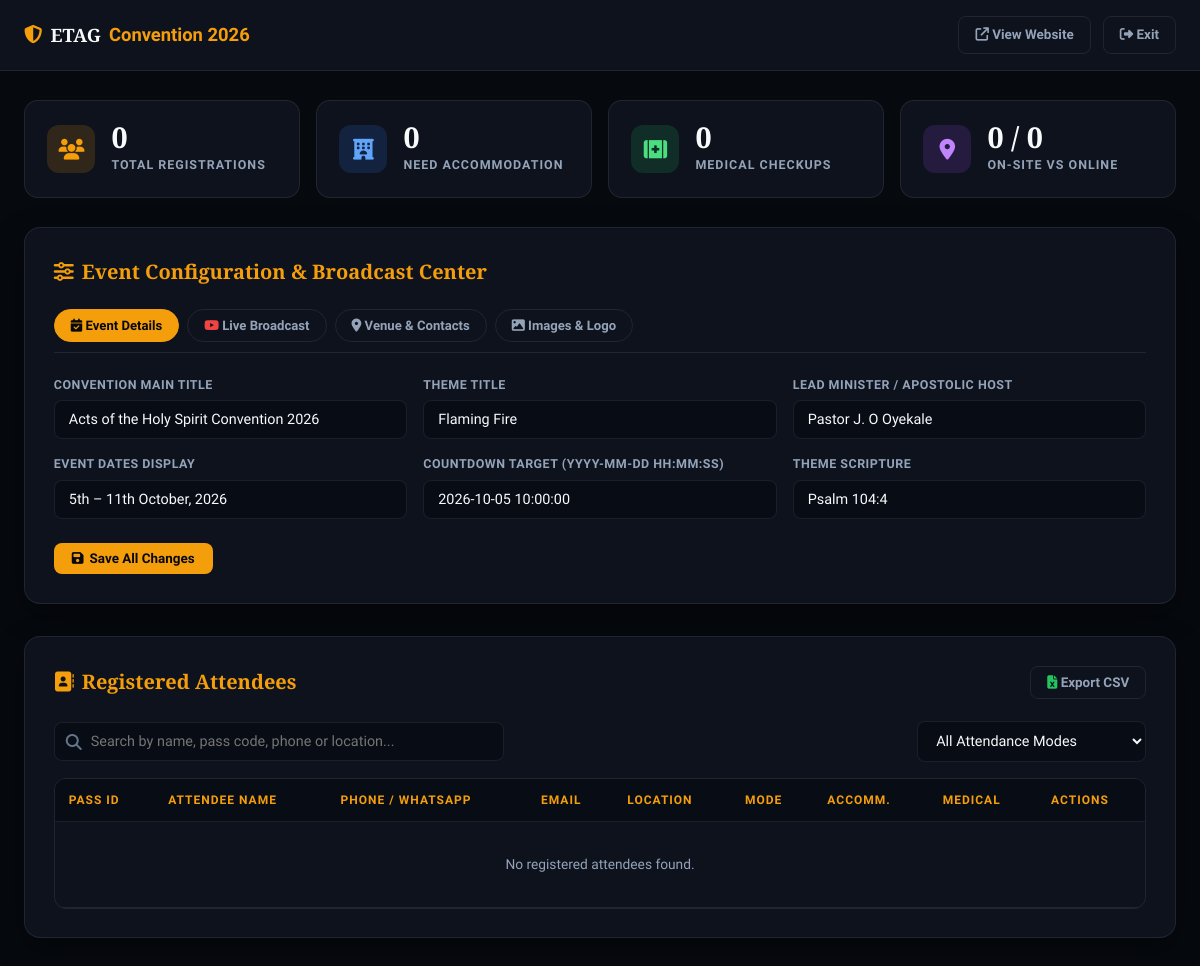
The app's page /admin.php, older data.
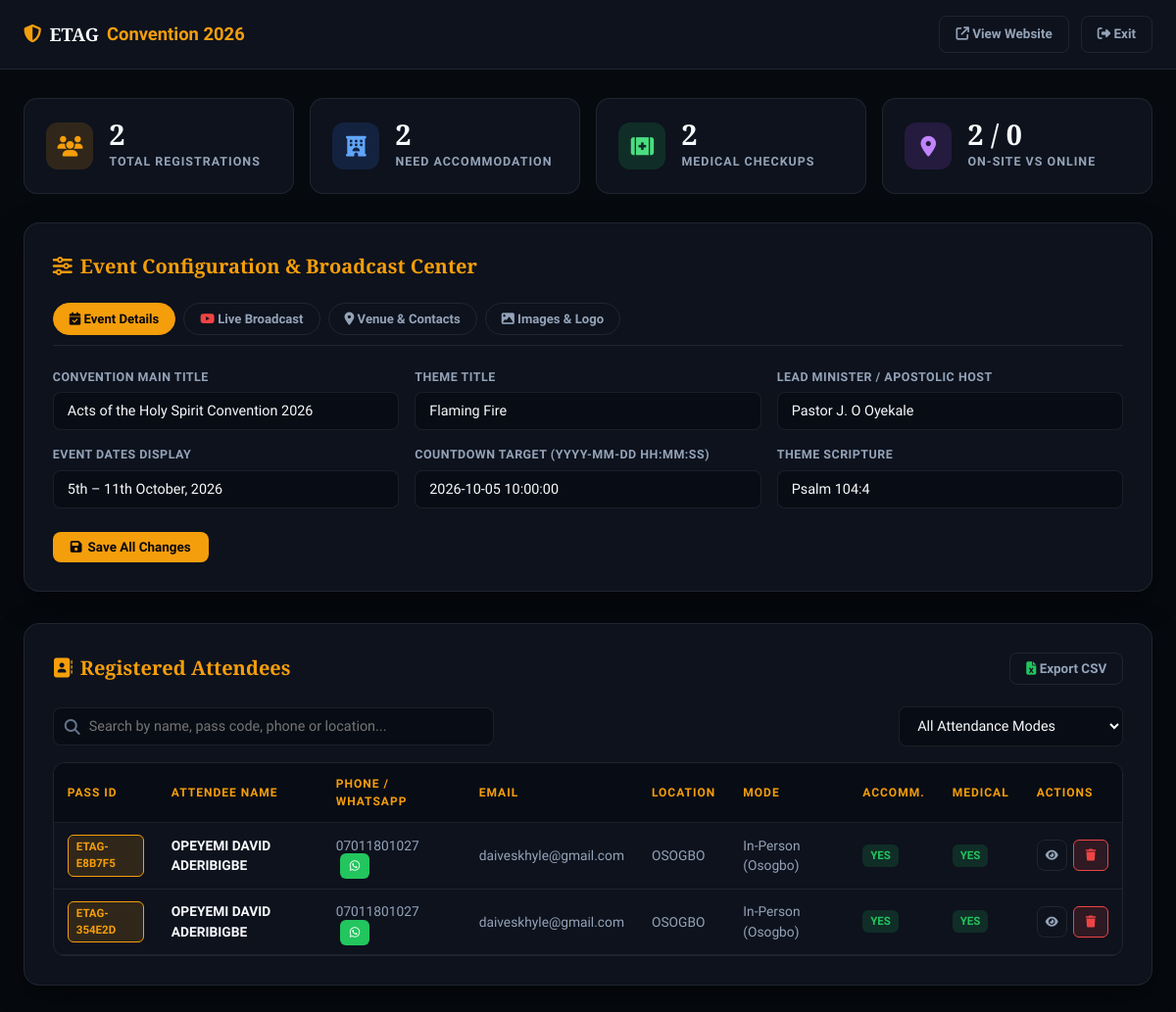
The same page, newer data.
### tables this page shows
CREATE TABLE `registrations` (
  `id` int(11) NOT NULL AUTO_INCREMENT,
  `reg_code` varchar(20) NOT NULL,
  `fullname` varchar(150) NOT NULL,
  `email` varchar(150) NOT NULL,
  `phone` varchar(25) NOT NULL,
  `gender` enum('Male','Female') NOT NULL,
  `location` varchar(150) NOT NULL,
  `attendance_mode` enum('In-Person (Osogbo)','Online Stream') DEFAULT 'In-Person (Osogbo)',
  `needs_accommodation` enum('Yes','No') DEFAULT 'No',
  `medical_support` enum('Yes','No') DEFAULT 'No',
  `prayer_request` text DEFAULT NULL,
  `created_at` timestamp NOT NULL DEFAULT current_timestamp(),
  PRIMARY KEY (`id`),
  UNIQUE KEY `reg_code` (`reg_code`)
);

### db.php (called while the page is built, shortened)
<?php
function get_settings($pdo) {
    $settings = [
        'convention_title'  => 'The Acts of the Holy Spirit Convention 2026',
        'theme_title'       => 'Flaming Fire',
        'theme_scripture'   => 'Hebrews 1:7',
        'lead_minister'     => 'Pastor Jeremiah Oyekale',
        'ministry_name'     => 'The End Time Army of God',
        'motto_scripture'   => 'Be strong in the Lord and in the power of His might',
        'event_dates'       => '5 October — 11 October 2026',
        'countdown_target'  => '2026-10-05 10:00:00',
        'venue_address'     => '38 Kareem Adetunji Street, beside Diekola house, Fomwan Roundabout, Heritage Hotel junction, Ogo-Oluwa, Osogbo, Nigeria.',
        'contact_phone_1'   => '08062875799',
        'contact_phone_2'   => '08067768904',
        'youtube_live_url'  => '',
        'is_live_now'       => '0',
        'livestream_title'  => 'Official Live Broadcast — Acts of the Holy Spirit Convention 2026',
        'logo_url'          => '',
        'hero_bg_image'     => 'https://images.unsplash.com/photo-1519791883288-dc8bd696e667?auto=format&fit=crop&w=1920&q=80',
        'about_bg_image'    => 'https://images.unsplash.com/photo-1438232992991-995b7058bbb3?auto=format&fit=crop&w=1920&q=80',
        'venue_bg_image'    => 'https://images.unsplash.com/photo-1548625361-073c68ea8ea9?auto=format&fit=crop&w=1920&q=80',
        'broadcast_bg_image'=> 'https://images.unsplash.com/photo-1516450360452-9312f5e86fc7?auto=format&fit=crop&w=1920&q=80',
        'register_bg_image' => 'https://images.unsplash.com/photo-1511632765486-a01980e01a18?auto=format&fit=crop&w=1920&q=80'
    ];
    try {
        $rows = $pdo->query("SELECT setting_key, setting_value FROM event_settings")->fetchAll();
        if (!empty($rows)) {
            foreach ($rows as $r) {
                $settings[$r['setting_key']] = $r['setting_value'];
            }
            return $settings;
        }
    } catch (Exception $e) {}
    return $settings;
}

### admin.php (the view, shortened to what this page needs)
<?php
require_once 'db.php';
$attendees = [];
try {
    $attendees = $pdo->query("SELECT * FROM registrations ORDER BY id DESC")->fetchAll(PDO::FETCH_ASSOC);
} catch (PDOException $e) {
    $err = "Could not fetch attendees: " . $e->getMessage();
}
$settings = get_settings($pdo);
$total_attendees = count($attendees);
$total_accomm = 0;
$total_medical = 0;
$total_online = 0;
foreach ($attendees as $a) {
    if (strtolower($a['needs_accommodation'] ?? '') === 'yes') $total_accomm++;
    if (strtolower($a['medical_support'] ?? '') === 'yes') $total_medical++;
}
$total_onsite = $total_attendees - $total_online;
?>
<!DOCTYPE html>
<html lang="en">
<head>
    <link rel="stylesheet" href="https://cdnjs.cloudflare.com/ajax/libs/font-awesome/6.5.1/css/all.min.css">
</head>
<body>
<div class="topbar">
    <div class="container topbar-inner">
        <div class="brand-title">
            <i class="fa-solid fa-shield-halved" style="color: var(--gold);"></i>
            ETAG <span>Convention 2026</span>
        </div>
        <div class="topbar-actions">
            <a href="index.php" target="_blank" class="btn-outline">
                <i class="fa-solid fa-arrow-up-right-from-square"></i> View Website
            </a>
            <a href="index.php" class="btn-outline">
                <i class="fa-solid fa-right-from-bracket"></i> Exit
            </a>
        </div>
    </div>
</div>
<div class="container" style="margin-top: 1.5rem;">
    <div class="metrics-grid">
        <div class="metric-card">
            <div class="metric-icon" style="background: rgba(245, 158, 11, 0.15); color: var(--gold);">
                <i class="fa-solid fa-users"></i>
            </div>
            <div>
                <div class="metric-val"><?= $total_attendees ?></div>
                <div class="metric-lbl">Total Registrations</div>
            </div>
        </div>
        <div class="metric-card">
            <div class="metric-icon" style="background: rgba(59, 130, 246, 0.15); color: #60a5fa;">
                <i class="fa-solid fa-hotel"></i>
            </div>
            <div>
                <div class="metric-val"><?= $total_accomm ?></div>
                <div class="metric-lbl">Need Accommodation</div>
            </div>
        </div>
        <div class="metric-card">
            <div class="metric-icon" style="background: rgba(34, 197, 94, 0.15); color: #4ade80;">
                <i class="fa-solid fa-kit-medical"></i>
            </div>
            <div>
                <div class="metric-val"><?= $total_medical ?></div>
                <div class="metric-lbl">Medical Checkups</div>
            </div>
        </div>
        <div class="metric-card">
            <div class="metric-icon" style="background: rgba(168, 85, 247, 0.15); color: #c084fc;">
                <i class="fa-solid fa-location-dot"></i>
            </div>
            <div>
                <div class="metric-val"><?= $total_onsite ?> / <?= $total_online ?></div>
                <div class="metric-lbl">On-Site vs Online</div>
            </div>
        </div>
    </div>
    <div class="card">
        <div class="card-header">
            <div class="card-title">
                <i class="fa-solid fa-sliders"></i> Event Configuration &amp; Broadcast Center
            </div>
        </div>
        <div class="tab-nav-bar">
            <button class="tab-link active" onclick="switchTab('tab-event', this)"><i class="fa-solid fa-calendar-check"></i> Event Details</button>
            <button class="tab-link" onclick="switchTab('tab-broadcast', this)"><i class="fa-brands fa-youtube" style="color: #ef4444;"></i> Live Broadcast</button>
            <button class="tab-link" onclick="switchTab('tab-venue', this)"><i class="fa-solid fa-location-dot"></i> Venue &amp; Contacts</button>
            <button class="tab-link" onclick="switchTab('tab-media', this)"><i class="fa-solid fa-image"></i> Images &amp; Logo</button>
        </div>
        <form method="POST">
            <div class="tab-panel active" id="tab-event">
                <div class="form-grid">
                    <div class="form-group">
                        <label>Convention Main Title</label>
                        <input type="text" name="settings[convention_title]" value="<?= htmlspecialchars($settings['convention_title'] ?? 'The Acts of the Holy Spirit Convention 2026') ?>">
                    </div>
                    <div class="form-group">
                        <label>Theme Title</label>
                        <input type="text" name="settings[theme_title]" value="<?= htmlspecialchars($settings['theme_title'] ?? 'Flaming Fire') ?>">
                    </div>
                    <div class="form-group">
                        <label>Lead Minister / Apostolic Host</label>
                        <input type="text" name="settings[lead_minister]" value="<?= htmlspecialchars($settings['lead_minister'] ?? 'Pastor Jeremiah Oyekale') ?>">
                    </div>
                    <div class="form-group">
                        <label>Event Dates Display</label>
                        <input type="text" name="settings[event_dates]" value="<?= htmlspecialchars($settings['event_dates'] ?? '5 October — 11 October 2026') ?>">
                    </div>
                    <div class="form-group">
                        <label>Countdown Target (YYYY-MM-DD HH:MM:SS)</label>
                        <input type="text" name="settings[countdown_target]" value="<?= htmlspecialchars($settings['countdown_target'] ?? '2026-10-05 10:00:00') ?>">
                    </div>
                    <div class="form-group">
                        <label>Theme Scripture</label>
                        <input type="text" name="settings[theme_scripture]" value="<?= htmlspecialchars($settings['theme_scripture'] ?? 'Hebrews 1:7') ?>">
                    </div>
                </div>
            </div>
            <div style="margin-top: 1.5rem; display: flex; gap: 10px;">
                <button type="submit" name="save_settings" class="btn">
                    <i class="fa-solid fa-floppy-disk"></i> Save All Changes
                </button>
            </div>
        </form>
    </div>
    <div class="card">
        <div class="card-header">
            <div class="card-title">
                <i class="fa-solid fa-address-book"></i> Registered Attendees
            </div>
            <div>
                <button type="button" class="btn-outline" onclick="exportTableToCSV('ETAG-Convention-Attendees.csv')">
                    <i class="fa-solid fa-file-excel" style="color: #22c55e;"></i> Export CSV
                </button>
            </div>
        </div>
        <div class="table-controls">
            <div class="search-box">
                <i class="fa-solid fa-magnifying-glass"></i>
                <input type="text" id="attendeeSearch" placeholder="Search by name, pass code, phone or location..." onkeyup="filterTable()">
            </div>
            <div>
                <select id="modeFilter" onchange="filterTable()" style="width: auto;">
                    <option value="">All Attendance Modes</option>
                </select>
            </div>
        </div>
        <div class="table-responsive">
            <table id="attendeesTable">
                <thead>
                    <tr>
                        <th>Pass ID</th>
                        <th>Attendee Name</th>
                        <th>Phone / WhatsApp</th>
                        <th>Email</th>
                        <th>Location</th>
                        <th>Mode</th>
                        <th>Accomm.</th>
                        <th>Medical</th>
                        <th>Actions</th>
                    </tr>
                </thead>
                <tbody>
                    <?php if (empty($attendees)): ?>
                        <tr><td colspan="9" style="text-align: center; padding: 2rem;">No registered attendees found.</td></tr>
                    <?php else: ?>
                        <?php foreach ($attendees as $row): ?>
                            <tr>
                                <td><span class="badge badge-gold"><?= htmlspecialchars($row['reg_code']) ?></span></td>
                                <td><strong style="color: var(--text-main);"><?= htmlspecialchars($row['fullname']) ?></strong></td>
                                <td>
                                    <?= htmlspecialchars($row['phone']) ?>
                                    <a href="https://wa.me/234<?= ltrim(preg_replace('/[^0-9]/', '', $row['phone']), '0') ?>" target="_blank" class="btn-whatsapp" title="Chat on WhatsApp" style="margin-left: 4px;">
                                        <i class="fa-brands fa-whatsapp"></i>
                                    </a>
                                </td>
                                <td><?= htmlspecialchars($row['email']) ?></td>
                                <td><?= htmlspecialchars($row['location']) ?></td>
                                <td><?= htmlspecialchars($row['attendance_mode']) ?></td>
                                <td>
                                    <?php if(strtolower($row['needs_accommodation'] ?? '') === 'yes'): ?>
                                        <span class="badge badge-green">Yes</span>
                                    <?php else: ?>
                                        <span>No</span>
                                    <?php endif; ?>
                                </td>
                                <td>
                                    <?php if(strtolower($row['medical_support'] ?? '') === 'yes'): ?>
                                        <span class="badge badge-green">Yes</span>
                                    <?php else: ?>
                                        <span>No</span>
                                    <?php endif; ?>
                                </td>
                                <td>
                                    <div style="display: flex; gap: 6px;">
                                        <button type="button" class="btn-outline" style="padding: 4px 8px; font-size: 0.72rem;" onclick="viewAttendee(<?= htmlspecialchars(json_encode($row)) ?>)">
                                            <i class="fa-solid fa-eye"></i>
                                        </button>
                                        <a href="admin.php?delete_reg=<?= $row['id'] ?>" class="btn-danger" onclick="return confirm('Are you sure you want to remove <?= addslashes($row['fullname']) ?>?');">
                                            <i class="fa-solid fa-trash"></i>
                                        </a>
                                    </div>
                                </td>
                            </tr>
                        <?php endforeach; ?>
                    <?php endif; ?>
                </tbody>
            </table>
        </div>
    </div>
</div>
</body>
</html>

Row changes from the older to the newer data that the page shows:
added registrations: reg_code "ETAG-E8B7F5", fullname "OPEYEMI DAVID ADERIBIGBE", phone "07011801027", email "daiveskhyle@gmail.com", location "OSOGBO", attendance_mode "In-Person (Osogbo)", needs_accommodation "YES", medical_support "YES"
added registrations: reg_code "ETAG-354E2D", fullname "OPEYEMI DAVID ADERIBIGBE", phone "07011801027", email "daiveskhyle@gmail.com", location "OSOGBO", attendance_mode "In-Person (Osogbo)", needs_accommodation "YES", medical_support "YES"
Text that changed along with them:
$total_attendees: "0" → "2"
$total_accomm: "0" → "2"
$total_medical: "0" → "2"
$total_onsite: "0" → "2"
text no longer shown: "No registered attendees found."
